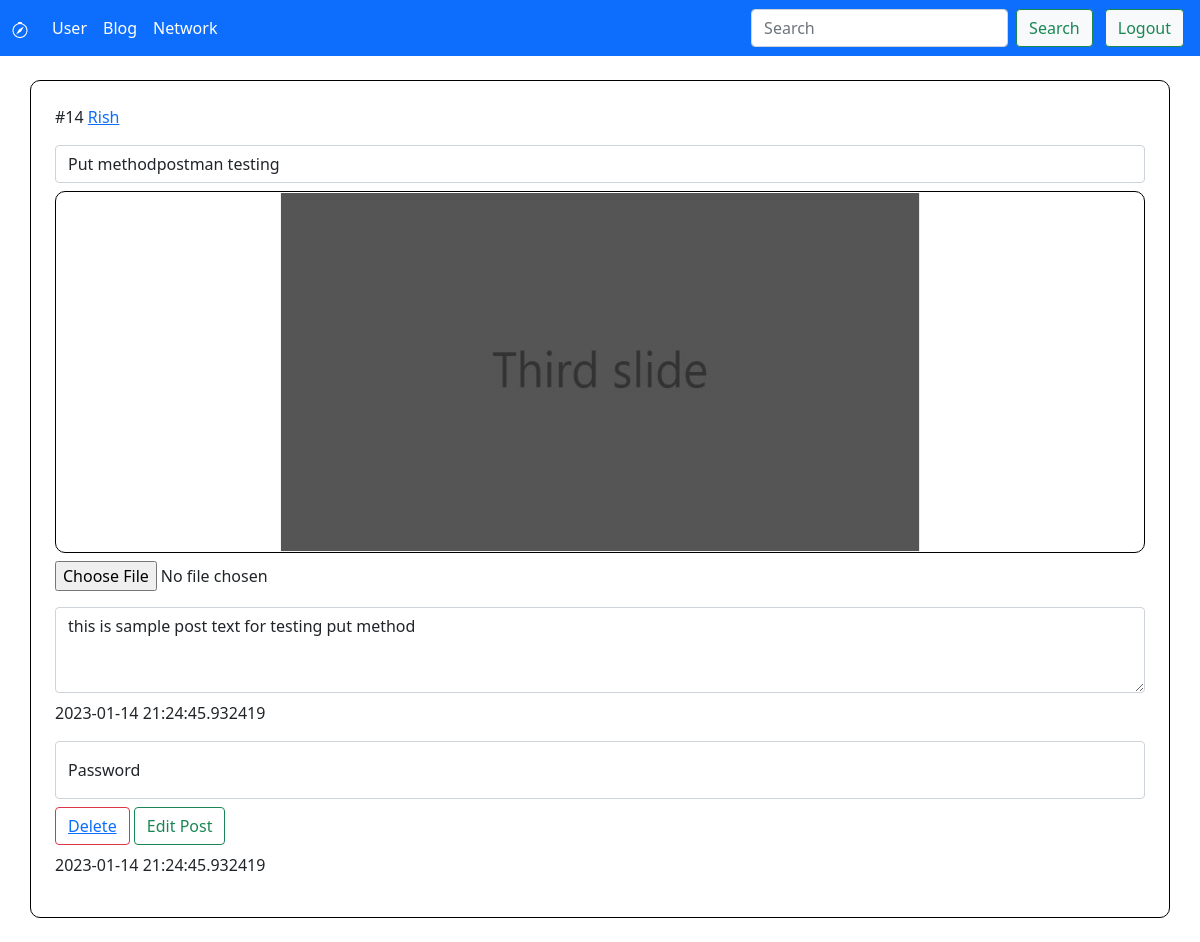
The app's page /edit-post/14 (signed in) with its own data.
### model.py (models this page shows)
class Post(db.Model):
    __tablename__ = 'post'
    id = db.Column(db.Integer,   db.ForeignKey("user.id"), nullable=False)
    post_id = db.Column(db.Integer, primary_key = True,  nullable=False)
    title = db.Column(db.String)
    post = db.Column(db.String)
    name = db.Column(db.String,   db.ForeignKey("user.name"), nullable=False)
    image = db.Column(db.String)
    time = db.Column(db.DateTime, nullable=False, default=datetime.utcnow)

### controller.py (the view, shortened to what this page needs)
@app.route('/edit-post/<int:post_id>', methods=['POST', 'GET'])
def edit_post(post_id):
    if 'user_id' in session:
        post = Post.query.filter_by(post_id=post_id)
        check = [i for i in post]
        if session['user_id'] != check[0].id:
            return redirect('/')
        if request.method == "GET":
            return render_template("edit_post.html", post=check[0], userid=session['user_id'])
    else:
        return redirect('/sign-in')

### templates/edit_post.html
{% extends "base.html" %}
  {% block main %}
  <div class="container-lg px-4 py-4 post_border my-4">
    <form method="POST" action="/edit-post/{{post.post_id}}" enctype="multipart/form-data">
        <div class="mb-3">
        <p>#{{post.post_id}} <a href="/{{post.id}}">{{post.name}}</a></p>
        <input class="form-control" type="text" name="title" placeholder="Title" value="{{post.title}}" aria-label="Title example">
        {% if post.image %}
            <center class="post_border my-2"><img src="/static/{{post.image}}" width="640" height="360"></center>
        {% endif %}
        <dl>
            <p>
              <input type="file" name="file" autocomplete="off">
            </p>
        </dl>
        <textarea class="form-control my-2" name="post" id="exampleFormControlTextarea1" rows="3">{{post.post}}</textarea>
        <p class="">{{post.time}}</p>
        </div>
    <div class="form-floating">
        <input type="password" class="form-control" id="floatingPassword" name="password" placeholder="Password" required>
        <label for="floatingPassword">Password</label>
    </div>
    <button type="button" class="btn btn-outline-danger"><a href="/delete-post/{{post.post_id}}">Delete</a></button>
    <button class="btn btn-outline-success my-2" type="submit">Edit Post</button>
    </form>
    <p class="">{{post.time}}</p>
  </div>
    <link rel="stylesheet" type="text/css" href="{{ url_for('static', filename='index.css') }}">
  {% endblock %}

### static/index.css (style rules this page uses)
.post_border { border: 1px solid black; border-radius: 10px; }

### records on screen
Post: post_id "14", name "Rish", title "Put methodpostman testing", image (picture), post "this is sample post text for testing put method", time "2023-01-14 21:24:45.932419"
